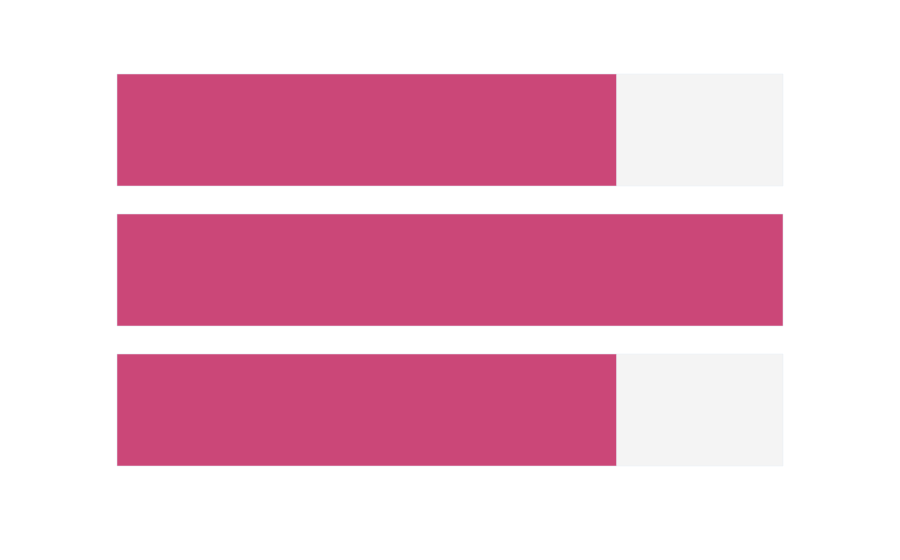

The code cell stored with this chart in its notebook:
### Code cell
import plotly.express as px
from constants import COLOR_PALETTE

# add backgorund color to each task's timeline 
fig = px.timeline(gantt, x_start='first', x_end='last', y='task', color_discrete_sequence=['#F4F4F4'])


fig.add_trace(px.timeline(gantt, x_start='start', x_end='end', y='task', color='quarter').data[0])


fig.update_yaxes(autorange="reversed", visible=False, showticklabels=False)
fig.update_xaxes(visible=False, showticklabels=False)

fig.update_layout(
    plot_bgcolor='white',
    coloraxis_showscale=False
)
fig.show()

### Figure 1 — Plotly figure (JSON) as saved in the notebook; plotly's stock layout.template omitted (floating-point values rounded to 4 significant figures)
{"data": [{"alignmentgroup": "True", "base": ["2024-05-01T00:00:00", "2024-05-01T00:00:00", "2024-05-01T00:00:00"], "hovertemplate": "first=%{base}<br>last=%{x}<br>task=%{y}<extra></extra>", "legendgroup": "", "marker": {"color": "#F4F4F4", "pattern": {"shape": ""}}, "name": "", "offsetgroup": "", "orientation": "h", "showlegend": false, "textposition": "auto", "type": "bar", "x": [5184000000, 5184000000, 5184000000], "xaxis": "x", "y": ["Task 1.1", "Task 1.2", "Task 1.3"], "yaxis": "y"}, {"alignmentgroup": "True", "base": ["2024-05-01T00:00:00", "2024-05-01T00:00:00", "2024-05-01T00:00:00"], "hovertemplate": "start=%{base}<br>end=%{x}<br>task=%{y}<br>quarter=%{marker.color}<extra></extra>", "legendgroup": "", "marker": {"color": [2, 2, 2], "coloraxis": "coloraxis", "pattern": {"shape": ""}}, "name": "", "offsetgroup": "", "orientation": "h", "showlegend": false, "textposition": "auto", "type": "bar", "x": [3888000000, 5184000000, 3888000000], "xaxis": "x", "y": ["Task 1.1", "Task 1.2", "Task 1.3"], "yaxis": "y"}], "layout": {"barmode": "overlay", "coloraxis": {"showscale": false}, "legend": {"tracegroupgap": 0}, "margin": {"t": 60}, "plot_bgcolor": "white", "xaxis": {"anchor": "y", "domain": [0, 1], "showticklabels": false, "type": "date", "visible": false}, "yaxis": {"anchor": "x", "autorange": "reversed", "domain": [0, 1], "showticklabels": false, "title": {"text": "task"}, "visible": false}}}
